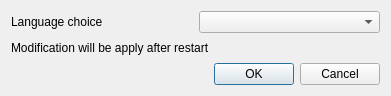
<?xml version="1.0" encoding="UTF-8"?>
<ui version="4.0">
 <class>ReosLanguageSelectionWidget</class>
 <widget class="QDialog" name="ReosLanguageSelectionWidget">
  <property name="geometry">
   <rect>
    <x>0</x>
    <y>0</y>
    <width>391</width>
    <height>96</height>
   </rect>
  </property>
  <property name="windowTitle">
   <string>Choix de la langue</string>
  </property>
  <layout class="QVBoxLayout" name="verticalLayout_2">
   <item>
    <layout class="QVBoxLayout" name="verticalLayout">
     <item>
      <layout class="QHBoxLayout" name="horizontalLayout">
       <item>
        <widget class="QLabel" name="label">
         <property name="sizePolicy">
          <sizepolicy hsizetype="Preferred" vsizetype="Preferred">
           <horstretch>0</horstretch>
           <verstretch>0</verstretch>
          </sizepolicy>
         </property>
         <property name="text">
          <string>Language choice</string>
         </property>
        </widget>
       </item>
       <item>
        <widget class="QComboBox" name="comboBox">
         <property name="sizePolicy">
          <sizepolicy hsizetype="Preferred" vsizetype="Fixed">
           <horstretch>0</horstretch>
           <verstretch>0</verstretch>
          </sizepolicy>
         </property>
        </widget>
       </item>
      </layout>
     </item>
     <item>
      <widget class="QLabel" name="label_2">
       <property name="text">
        <string>Modification will be apply after restart</string>
       </property>
      </widget>
     </item>
     <item>
      <widget class="QDialogButtonBox" name="buttonBox">
       <property name="orientation">
        <enum>Qt::Horizontal</enum>
       </property>
       <property name="standardButtons">
        <set>QDialogButtonBox::Cancel|QDialogButtonBox::Ok</set>
       </property>
      </widget>
     </item>
    </layout>
   </item>
  </layout>
 </widget>
 <resources/>
 <connections>
  <connection>
   <sender>buttonBox</sender>
   <signal>accepted()</signal>
   <receiver>ReosLanguageSelectionWidget</receiver>
   <slot>accept()</slot>
   <hints>
    <hint type="sourcelabel">
     <x>248</x>
     <y>254</y>
    </hint>
    <hint type="destinationlabel">
     <x>157</x>
     <y>274</y>
    </hint>
   </hints>
  </connection>
  <connection>
   <sender>buttonBox</sender>
   <signal>rejected()</signal>
   <receiver>ReosLanguageSelectionWidget</receiver>
   <slot>reject()</slot>
   <hints>
    <hint type="sourcelabel">
     <x>316</x>
     <y>260</y>
    </hint>
    <hint type="destinationlabel">
     <x>286</x>
     <y>274</y>
    </hint>
   </hints>
  </connection>
 </connections>
</ui>
